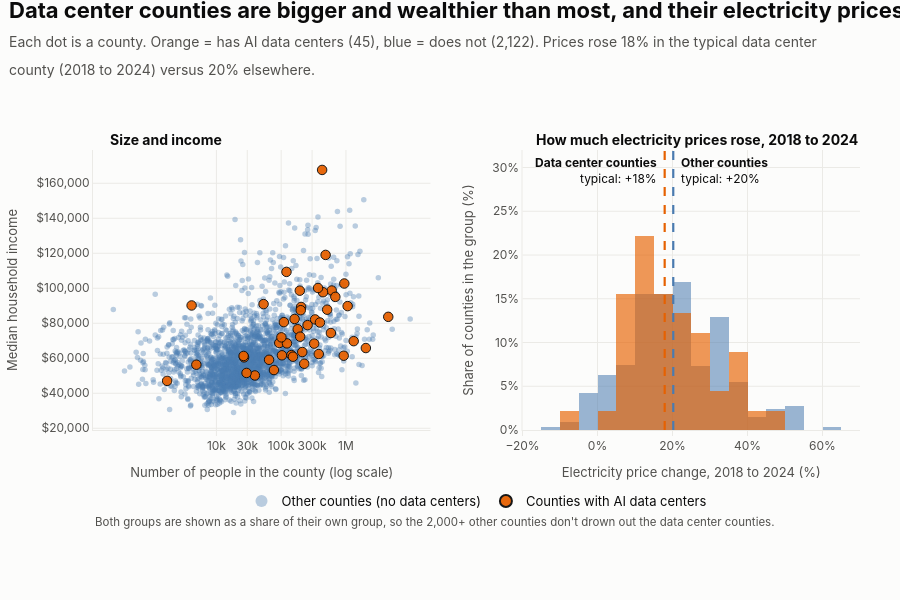

Source (notebook cell):
### Markdown cell above
## Visual 2: Are Data Center Counties Comparable to the Rest of the Country?
*Supports: **Methodological Approach - Comparability & Demographic Bias***

### Visual Design & Layperson Interpretation
- **Question Answered:** *Do counties with data centers look like ordinary American counties, and did their electricity prices grow faster?*
- **Left Panel (Demographics):** Shows that data center counties (Orange) cluster in larger, wealthier suburban counties (needing demographic controls).
- **Right Panel (Price Growth Distribution):** Compares price growth on a normalized percentage scale. The median price growth in data center counties (**17.9%**) was slightly **lower** than in non-data center counties (**20.2%**).

### Code cell
# Visual 2: are data center counties similar to everywhere else?
ctrl_sample = model_df[model_df['Has_Datacenter'] == 0]
treat_sample = model_df[model_df['Has_Datacenter'] == 1]
n_t, n_c = len(treat_sample), len(ctrl_sample)

def pop_of(df):      # Log_Population is log(1 + people); turn it back into a head-count
    return np.expm1(df['Log_Population'])

treat_med = treat_sample['Price_Growth_Pct'].median()
ctrl_med = ctrl_sample['Price_Growth_Pct'].median()
bigger = pop_of(treat_sample).median() > pop_of(ctrl_sample).median()
richer = treat_sample['Median_Income_2022'].median() > ctrl_sample['Median_Income_2022'].median()
rose_faster = treat_med > ctrl_med + 0.5

title2 = ("Data center counties are " + ("bigger and wealthier" if bigger and richer else "different")
          + (" than most, and their electricity prices rose " + ("faster" if rose_faster else "no faster")))
sub2 = (f"Each dot is a county. Orange = has AI data centers ({n_t}), blue = does not ({n_c:,}). "
        f"Prices rose {treat_med:.0f}% in the typical data center county (2018 to 2024) versus {ctrl_med:.0f}% elsewhere.")

fig2 = make_subplots(rows=1, cols=2, horizontal_spacing=0.12,
                     subplot_titles=("<b>Size and income</b>", "<b>How much electricity prices rose, 2018 to 2024</b>"))

hover_dot = ("<b>%{text}</b><br>Population: %{x:,.0f}<br>Median household income: $%{y:,.0f}"
             "<br>Electricity price change 2018-24: %{customdata:+.1f}%<extra></extra>")
for df, name, color, size, op, line in ((ctrl_sample, 'Other counties (no data centers)', COLOR_CONTROL, 5.5, 0.38, None),
                                        (treat_sample, 'Counties with AI data centers', COLOR_TREATMENT, 9.5, 0.95, dict(color=INK, width=1))):
    fig2.add_trace(go.Scatter(
        x=pop_of(df), y=df['Median_Income_2022'], mode='markers', name=name, legendgroup=name,
        marker=dict(color=color, size=size, opacity=op, **({'line': line} if line else {})),
        text=df['County'] + ', ' + df['State'], customdata=df['Price_Growth_Pct'], hovertemplate=hover_dot), row=1, col=1)
for df, name, color, op in ((ctrl_sample, 'Other counties (no data centers)', COLOR_CONTROL, 0.55),
                            (treat_sample, 'Counties with AI data centers', COLOR_TREATMENT, 0.65)):
    fig2.add_trace(go.Histogram(
        x=df['Price_Growth_Pct'], histnorm='percent', xbins=dict(start=-20, end=70, size=5),
        marker=dict(color=color, opacity=op), name=name, legendgroup=name, showlegend=False,
        hovertemplate="Counties whose prices rose %{x}%:<br>%{y:.0f}% of this group<extra>" + name + "</extra>"), row=1, col=2)

# median lines, labelled on opposite sides so the two labels never collide
for med, name, color, anchor in ((treat_med, 'Data center counties', COLOR_TREATMENT, 'right' if treat_med <= ctrl_med else 'left'),
                                 (ctrl_med, 'Other counties', COLOR_CONTROL, 'left' if treat_med <= ctrl_med else 'right')):
    fig2.add_vline(x=med, line_dash="dash", line_color=color, line_width=2.2, row=1, col=2)
    fig2.add_annotation(x=med, y=0.99, xref="x2", yref="paper", yanchor="top", xanchor=anchor, showarrow=False,
                        xshift=-6 if anchor == 'right' else 6, text=f"<b>{name}</b><br>typical: +{med:.0f}%",
                        font=dict(size=12, color=INK), align=anchor)

style_figure(fig2, title2, sub2, height=600, margin=dict(l=80, r=40, t=150, b=170))
fig2.update_layout(barmode='overlay',
                   legend=dict(orientation="h", x=0.5, xanchor="center", y=-0.2, yanchor="top",
                               font=dict(size=13, color=INK), bgcolor="rgba(0,0,0,0)", itemsizing="constant"),
                   annotations=list(fig2.layout.annotations) + [dict(
                       text="Both groups are shown as a share of their own group, so the 2,000+ other counties don't drown out the data center counties.",
                       xref="paper", yref="paper", x=0, y=-0.36, xanchor="left", showarrow=False, font=dict(size=11.5, color=INK_2))])
fig2.update_xaxes(title_text="Number of people in the county (log scale)", type="log",
                  tickvals=[10_000, 30_000, 100_000, 300_000, 1_000_000], ticktext=["10k", "30k", "100k", "300k", "1M"], row=1, col=1)
fig2.update_yaxes(title_text="Median household income", tickprefix="$", tickformat=",.0f", row=1, col=1)
fig2.update_xaxes(title_text="Electricity price change, 2018 to 2024 (%)", range=[-20, 70], ticksuffix="%", row=1, col=2)
fig2.update_yaxes(title_text="Share of counties in the group (%)", ticksuffix="%", range=[0, 32], row=1, col=2)
for a in fig2.layout.annotations[:2]:      # subplot titles: left-aligned, quieter
    a.update(font=dict(size=14, color=INK), xanchor="left", x=a.x - 0.2 if a.x < 0.5 else a.x - 0.205)
fig2.show()

### Figure 1 — Plotly figure (JSON) as saved in the notebook; plotly's stock layout.template omitted (floating-point values rounded to 4 significant figures; data arrays with more than 128 entries replaced by an {"elided": "..."} marker saying what was removed)
{"data": [{"customdata": {"elided": "2122 float values"}, "hovertemplate": "<b>%{text}</b><br>Population: %{x:,.0f}<br>Median household income: $%{y:,.0f}<br>Electricity price change 2018-24: %{customdata:+.1f}%<extra></extra>", "legendgroup": "Other counties (no data centers)", "marker": {"color": "#4A7BB0", "opacity": 0.38, "size": 5.5}, "mode": "markers", "name": "Other counties (no data centers)", "text": {"elided": "2122 str values"}, "type": "scatter", "x": {"elided": "2122 float values"}, "xaxis": "x", "y": {"elided": "2122 float values"}, "yaxis": "y"}, {"customdata": [27.45, 20.86, 29.28, 13.47, 25.89, 34.55, 8.537, 10.25, 40.81, 45.38, 22.99, 13.46, 26.52, 18.91, 24.45, 36.8, 10.25, -9.674, 10.76, 38.76, 17.91, 16.6, 30.42, 8.343, 25.94, 13.18, 36.55, 4.909, 13.14, 5.526, 35.6, 15.62, 7.087, 20.28, 9.778, 14.89, 7.095, 20.03, 8.537, 19.19, 14.49, 16.5, 22.99, 19.78, 11.7], "hovertemplate": "<b>%{text}</b><br>Population: %{x:,.0f}<br>Median household income: $%{y:,.0f}<br>Electricity price change 2018-24: %{customdata:+.1f}%<extra></extra>", "legendgroup": "Counties with AI data centers", "marker": {"color": "#E66101", "line": {"color": "#0b0b0b", "width": 1}, "opacity": 0.95, "size": 9.5}, "mode": "markers", "name": "Counties with AI data centers", "text": ["Licking, OH", "Henrico, VA", "Maricopa, AZ", "Bexar, TX", "Shelby, TN", "Madison, MS", "Prince William, VA", "Sarpy, NE", "Ellis, TX", "Niagara, NY", "Fayette, GA", "Taylor, TX", "Racine, WI", "Mayes, OK", "Franklin, OH", "Denton, TX", "Douglas, NE", "Pottawattamie, IA", "Warren, IA", "Washington, OR", "Clark, IN", "Dakota, MN", "Storey, NV", "Wasco, OR", "Montgomery, AL", "Ada, ID", "Bell, TX", "Laramie, WY", "Madison, AL", "Lancaster, NE", "Fairfield, OH", "Utah, UT", "Dickens, TX", "Columbia, PA", "Clay, MO", "Sumner, TN", "Valencia, NM", "Chesterfield, VA", "Loudoun, VA", "Edgefield, SC", "Dickey, ND", "Cherokee, NC", "Cumberland, NJ", "Whitfield, GA", "Fulton, GA"], "type": "scatter", "x": [180000.0, 334400.0, 4499000.0, 2031000.0, 923400.0, 110000.0, 485400.0, 193800.0, 203200.0, 211700.0, 120700.0, 143900.0, 196500.0, 39260.0, 1317000.0, 943900.0, 585500.0, 93410.0, 53480.0, 602500.0, 122900.0, 442700.0, 4142.0, 26740.0, 226900.0, 513000.0, 380400.0, 100800.0, 396700.0, 323400.0, 161200.0, 686000.0, 1734.0, 64980.0, 255900.0, 200500.0, 77310.0, 370900.0, 428800.0, 26270.0, 4901.0, 29190.0, 152100.0, 102700.0, 1062000.0], "xaxis": "x", "y": [76600.0, 82190.0, 83670.0, 65840.0, 61450.0, 80640.0, 119100.0, 98620.0, 89310.0, 63560.0, 109400.0, 61800.0, 72330.0, 50170.0, 69760.0, 102700.0, 74420.0, 68710.0, 90940.0, 98710.0, 68490.0, 97730.0, 90170.0, 60510.0, 56860.0, 87750.0, 62410.0, 71960.0, 80430.0, 68360.0, 82450.0, 95080.0, 47070.0, 59130.0, 78930.0, 87450.0, 53280.0, 100100.0, 167600.0, 61320.0, 56330.0, 51610.0, 60890.0, 61680.0, 89800.0], "yaxis": "y"}, {"histnorm": "percent", "hovertemplate": "Counties whose prices rose %{x}%:<br>%{y:.0f}% of this group<extra>Other counties (no data centers)</extra>", "legendgroup": "Other counties (no data centers)", "marker": {"color": "#4A7BB0", "opacity": 0.55}, "name": "Other counties (no data centers)", "showlegend": false, "type": "histogram", "x": {"elided": "2122 float values"}, "xaxis": "x2", "xbins": {"end": 70, "size": 5, "start": -20}, "yaxis": "y2"}, {"histnorm": "percent", "hovertemplate": "Counties whose prices rose %{x}%:<br>%{y:.0f}% of this group<extra>Counties with AI data centers</extra>", "legendgroup": "Counties with AI data centers", "marker": {"color": "#E66101", "opacity": 0.65}, "name": "Counties with AI data centers", "showlegend": false, "type": "histogram", "x": [27.45, 20.86, 29.28, 13.47, 25.89, 34.55, 8.537, 10.25, 40.81, 45.38, 22.99, 13.46, 26.52, 18.91, 24.45, 36.8, 10.25, -9.674, 10.76, 38.76, 17.91, 16.6, 30.42, 8.343, 25.94, 13.18, 36.55, 4.909, 13.14, 5.526, 35.6, 15.62, 7.087, 20.28, 9.778, 14.89, 7.095, 20.03, 8.537, 19.19, 14.49, 16.5, 22.99, 19.78, 11.7], "xaxis": "x2", "xbins": {"end": 70, "size": 5, "start": -20}, "yaxis": "y2"}], "layout": {"annotations": [{"font": {"color": "#0b0b0b", "size": 14}, "showarrow": false, "text": "<b>Size and income</b>", "x": 0.02, "xanchor": "left", "xref": "paper", "y": 1.0, "yanchor": "bottom", "yref": "paper"}, {"font": {"color": "#0b0b0b", "size": 14}, "showarrow": false, "text": "<b>How much electricity prices rose, 2018 to 2024</b>", "x": 0.575, "xanchor": "left", "xref": "paper", "y": 1.0, "yanchor": "bottom", "yref": "paper"}, {"align": "right", "font": {"color": "#0b0b0b", "size": 12}, "showarrow": false, "text": "<b>Data center counties</b><br>typical: +18%", "x": 17.91, "xanchor": "right", "xref": "x2", "xshift": -6, "y": 0.99, "yanchor": "top", "yref": "paper"}, {"align": "left", "font": {"color": "#0b0b0b", "size": 12}, "showarrow": false, "text": "<b>Other counties</b><br>typical: +20%", "x": 20.2, "xanchor": "left", "xref": "x2", "xshift": 6, "y": 0.99, "yanchor": "top", "yref": "paper"}, {"font": {"color": "#52514e", "size": 11.5}, "showarrow": false, "text": "Both groups are shown as a share of their own group, so the 2,000+ other counties don't drown out the data center counties.", "x": 0, "xanchor": "left", "xref": "paper", "y": -0.36, "yref": "paper"}], "barmode": "overlay", "font": {"color": "#0b0b0b", "family": "Inter, Helvetica Neue, Arial, sans-serif", "size": 13}, "height": 600, "hoverlabel": {"align": "left", "bgcolor": "white", "font": {"color": "#0b0b0b", "size": 13}}, "legend": {"bgcolor": "rgba(0,0,0,0)", "font": {"color": "#0b0b0b", "size": 13}, "itemsizing": "constant", "orientation": "h", "x": 0.5, "xanchor": "center", "y": -0.2, "yanchor": "top"}, "margin": {"b": 170, "l": 80, "r": 40, "t": 150}, "paper_bgcolor": "#fcfcfb", "plot_bgcolor": "#fcfcfb", "shapes": [{"line": {"color": "#E66101", "dash": "dash", "width": 2.2}, "type": "line", "x0": 17.91, "x1": 17.91, "xref": "x2", "y0": 0, "y1": 1, "yref": "y2 domain"}, {"line": {"color": "#4A7BB0", "dash": "dash", "width": 2.2}, "type": "line", "x0": 20.2, "x1": 20.2, "xref": "x2", "y0": 0, "y1": 1, "yref": "y2 domain"}], "title": {"font": {"size": 22}, "text": "<b>Data center counties are bigger and wealthier than most, and their electricity prices rose no faster</b><br><span style='font-size:14px;color:#52514e'>Each dot is a county. Orange = has AI data centers (45), blue = does not (2,122). Prices rose 18% in the typical data center<br>county (2018 to 2024) versus 20% elsewhere.</span>", "x": 0.01, "xanchor": "left", "xref": "container", "y": 0.97, "yanchor": "top"}, "xaxis": {"anchor": "y", "domain": [0.0, 0.44], "gridcolor": "#ebeae6", "linecolor": "#ebeae6", "showgrid": true, "tickcolor": "#ebeae6", "tickfont": {"color": "#52514e", "size": 12}, "ticks": "outside", "ticktext": ["10k", "30k", "100k", "300k", "1M"], "tickvals": [10000, 30000, 100000, 300000, 1000000], "title": {"font": {"color": "#52514e", "size": 13}, "text": "Number of people in the county (log scale)"}, "type": "log", "zeroline": false}, "xaxis2": {"anchor": "y2", "domain": [0.56, 1.0], "gridcolor": "#ebeae6", "linecolor": "#ebeae6", "range": [-20, 70], "showgrid": true, "tickcolor": "#ebeae6", "tickfont": {"color": "#52514e", "size": 12}, "ticks": "outside", "ticksuffix": "%", "title": {"font": {"color": "#52514e", "size": 13}, "text": "Electricity price change, 2018 to 2024 (%)"}, "zeroline": false}, "yaxis": {"anchor": "x", "domain": [0.0, 1.0], "gridcolor": "#ebeae6", "linecolor": "#ebeae6", "showgrid": true, "tickfont": {"color": "#52514e", "size": 12}, "tickformat": ",.0f", "tickprefix": "$", "title": {"font": {"color": "#52514e", "size": 13}, "text": "Median household income"}, "zeroline": false}, "yaxis2": {"anchor": "x2", "domain": [0.0, 1.0], "gridcolor": "#ebeae6", "linecolor": "#ebeae6", "range": [0, 32], "showgrid": true, "tickfont": {"color": "#52514e", "size": 12}, "ticksuffix": "%", "title": {"font": {"color": "#52514e", "size": 13}, "text": "Share of counties in the group (%)"}, "zeroline": false}}}
